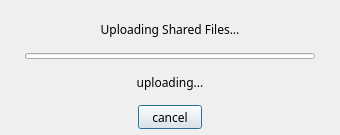
<?xml version="1.0" encoding="UTF-8"?>
<ui version="4.0">
 <class>FileCopyProgressDlg</class>
 <widget class="QDialog" name="FileCopyProgressDlg">
  <property name="geometry">
   <rect>
    <x>0</x>
    <y>0</y>
    <width>340</width>
    <height>135</height>
   </rect>
  </property>
  <property name="windowTitle">
   <string>Dialog</string>
  </property>
  <layout class="QVBoxLayout" name="verticalLayout_2">
   <property name="spacing">
    <number>0</number>
   </property>
   <property name="leftMargin">
    <number>0</number>
   </property>
   <property name="topMargin">
    <number>0</number>
   </property>
   <property name="rightMargin">
    <number>0</number>
   </property>
   <property name="bottomMargin">
    <number>0</number>
   </property>
   <item>
    <widget class="QWidget" name="FileCopyProgressDlgContainer" native="true">
     <layout class="QVBoxLayout" name="verticalLayout">
      <property name="spacing">
       <number>0</number>
      </property>
      <property name="leftMargin">
       <number>25</number>
      </property>
      <property name="topMargin">
       <number>6</number>
      </property>
      <property name="rightMargin">
       <number>25</number>
      </property>
      <property name="bottomMargin">
       <number>6</number>
      </property>
      <item>
       <widget class="QLabel" name="UploadingFileName">
        <property name="font">
         <font>
          <family>Microsoft YaHei</family>
         </font>
        </property>
        <property name="text">
         <string>Uploading Shared Files...</string>
        </property>
        <property name="alignment">
         <set>Qt::AlignCenter</set>
        </property>
       </widget>
      </item>
      <item>
       <widget class="QProgressBar" name="UploadingProgressBar">
        <property name="minimumSize">
         <size>
          <width>0</width>
          <height>6</height>
         </size>
        </property>
        <property name="maximumSize">
         <size>
          <width>16777215</width>
          <height>6</height>
         </size>
        </property>
        <property name="value">
         <number>0</number>
        </property>
        <property name="textVisible">
         <bool>false</bool>
        </property>
       </widget>
      </item>
      <item>
       <widget class="QLabel" name="UploadingProgressValue">
        <property name="font">
         <font>
          <family>Microsoft YaHei</family>
         </font>
        </property>
        <property name="text">
         <string>uploading...</string>
        </property>
        <property name="alignment">
         <set>Qt::AlignCenter</set>
        </property>
       </widget>
      </item>
      <item>
       <layout class="QHBoxLayout" name="horizontalLayout">
        <item>
         <spacer name="horizontalSpacer">
          <property name="orientation">
           <enum>Qt::Horizontal</enum>
          </property>
          <property name="sizeHint" stdset="0">
           <size>
            <width>40</width>
            <height>20</height>
           </size>
          </property>
         </spacer>
        </item>
        <item>
         <widget class="QPushButton" name="CancelBtn">
          <property name="sizePolicy">
           <sizepolicy hsizetype="Fixed" vsizetype="Fixed">
            <horstretch>0</horstretch>
            <verstretch>0</verstretch>
           </sizepolicy>
          </property>
          <property name="minimumSize">
           <size>
            <width>64</width>
            <height>23</height>
           </size>
          </property>
          <property name="maximumSize">
           <size>
            <width>64</width>
            <height>24</height>
           </size>
          </property>
          <property name="font">
           <font>
            <family>Microsoft YaHei</family>
           </font>
          </property>
          <property name="text">
           <string>cancel</string>
          </property>
         </widget>
        </item>
        <item>
         <spacer name="horizontalSpacer_2">
          <property name="orientation">
           <enum>Qt::Horizontal</enum>
          </property>
          <property name="sizeHint" stdset="0">
           <size>
            <width>40</width>
            <height>20</height>
           </size>
          </property>
         </spacer>
        </item>
       </layout>
      </item>
     </layout>
    </widget>
   </item>
  </layout>
 </widget>
 <resources/>
 <connections/>
</ui>
